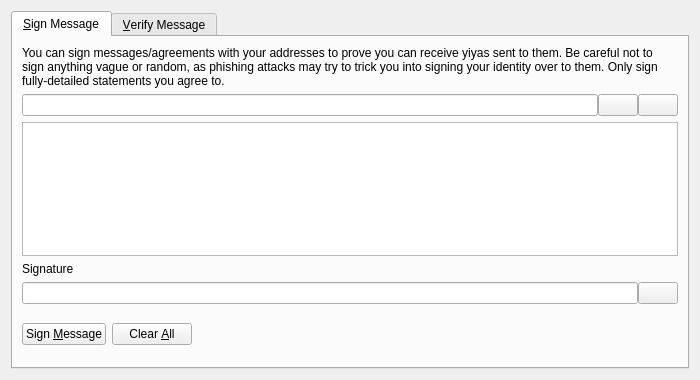
<?xml version="1.0" encoding="UTF-8"?>
<ui version="4.0">
 <class>SignVerifyMessageDialog</class>
 <widget class="QDialog" name="SignVerifyMessageDialog">
  <property name="geometry">
   <rect>
    <x>0</x>
    <y>0</y>
    <width>700</width>
    <height>380</height>
   </rect>
  </property>
  <property name="windowTitle">
   <string>Signatures - Sign / Verify a Message</string>
  </property>
  <property name="modal">
   <bool>true</bool>
  </property>
  <layout class="QVBoxLayout" name="verticalLayout">
   <item>
    <widget class="QTabWidget" name="tabWidget">
     <property name="currentIndex">
      <number>0</number>
     </property>
     <widget class="QWidget" name="tabSignMessage">
      <attribute name="title">
       <string>&amp;Sign Message</string>
      </attribute>
      <layout class="QVBoxLayout" name="verticalLayout_SM">
       <item>
        <widget class="QLabel" name="infoLabel_SM">
         <property name="text">
          <string>You can sign messages/agreements with your addresses to prove you can receive yiyas sent to them. Be careful not to sign anything vague or random, as phishing attacks may try to trick you into signing your identity over to them. Only sign fully-detailed statements you agree to.</string>
         </property>
         <property name="textFormat">
          <enum>Qt::PlainText</enum>
         </property>
         <property name="wordWrap">
          <bool>true</bool>
         </property>
        </widget>
       </item>
       <item>
        <layout class="QHBoxLayout" name="horizontalLayout_1_SM">
         <property name="spacing">
          <number>0</number>
         </property>
         <item>
          <widget class="QValidatedLineEdit" name="addressIn_SM">
           <property name="toolTip">
            <string>The Yiya address to sign the message with</string>
           </property>
          </widget>
         </item>
         <item>
          <widget class="QPushButton" name="addressBookButton_SM">
           <property name="toolTip">
            <string>Choose previously used address</string>
           </property>
           <property name="text">
            <string/>
           </property>
           <property name="icon">
            <iconset resource="../yiya.qrc">
             <normaloff>:/icons/address-book</normaloff>:/icons/address-book</iconset>
           </property>
           <property name="shortcut">
            <string>Alt+A</string>
           </property>
           <property name="autoDefault">
            <bool>false</bool>
           </property>
          </widget>
         </item>
         <item>
          <widget class="QPushButton" name="pasteButton_SM">
           <property name="toolTip">
            <string>Paste address from clipboard</string>
           </property>
           <property name="text">
            <string/>
           </property>
           <property name="icon">
            <iconset resource="../yiya.qrc">
             <normaloff>:/icons/editpaste</normaloff>:/icons/editpaste</iconset>
           </property>
           <property name="shortcut">
            <string>Alt+P</string>
           </property>
           <property name="autoDefault">
            <bool>false</bool>
           </property>
          </widget>
         </item>
        </layout>
       </item>
       <item>
        <widget class="QPlainTextEdit" name="messageIn_SM">
         <property name="toolTip">
          <string>Enter the message you want to sign here</string>
         </property>
        </widget>
       </item>
       <item>
        <widget class="QLabel" name="signatureLabel_SM">
         <property name="text">
          <string>Signature</string>
         </property>
         <property name="textFormat">
          <enum>Qt::PlainText</enum>
         </property>
        </widget>
       </item>
       <item>
        <layout class="QHBoxLayout" name="horizontalLayout_2_SM">
         <property name="spacing">
          <number>0</number>
         </property>
         <item>
          <widget class="QLineEdit" name="signatureOut_SM">
           <property name="font">
            <font>
             <italic>true</italic>
            </font>
           </property>
           <property name="readOnly">
            <bool>true</bool>
           </property>
          </widget>
         </item>
         <item>
          <widget class="QPushButton" name="copySignatureButton_SM">
           <property name="toolTip">
            <string>Copy the current signature to the system clipboard</string>
           </property>
           <property name="text">
            <string/>
           </property>
           <property name="icon">
            <iconset resource="../yiya.qrc">
             <normaloff>:/icons/editcopy</normaloff>:/icons/editcopy</iconset>
           </property>
           <property name="autoDefault">
            <bool>false</bool>
           </property>
          </widget>
         </item>
        </layout>
       </item>
       <item>
        <layout class="QHBoxLayout" name="horizontalLayout_3_SM">
         <item>
          <widget class="QPushButton" name="signMessageButton_SM">
           <property name="toolTip">
            <string>Sign the message to prove you own this Yiya address</string>
           </property>
           <property name="text">
            <string>Sign &amp;Message</string>
           </property>
           <property name="icon">
            <iconset resource="../yiya.qrc">
             <normaloff>:/icons/edit</normaloff>:/icons/edit</iconset>
           </property>
           <property name="autoDefault">
            <bool>false</bool>
           </property>
          </widget>
         </item>
         <item>
          <widget class="QPushButton" name="clearButton_SM">
           <property name="toolTip">
            <string>Reset all sign message fields</string>
           </property>
           <property name="text">
            <string>Clear &amp;All</string>
           </property>
           <property name="icon">
            <iconset resource="../yiya.qrc">
             <normaloff>:/icons/remove</normaloff>:/icons/remove</iconset>
           </property>
           <property name="autoDefault">
            <bool>false</bool>
           </property>
          </widget>
         </item>
         <item>
          <spacer name="horizontalSpacer_1_SM">
           <property name="orientation">
            <enum>Qt::Horizontal</enum>
           </property>
           <property name="sizeHint" stdset="0">
            <size>
             <width>40</width>
             <height>48</height>
            </size>
           </property>
          </spacer>
         </item>
         <item>
          <widget class="QLabel" name="statusLabel_SM">
           <property name="font">
            <font>
             <weight>75</weight>
             <bold>true</bold>
            </font>
           </property>
           <property name="text">
            <string/>
           </property>
           <property name="wordWrap">
            <bool>true</bool>
           </property>
          </widget>
         </item>
         <item>
          <spacer name="horizontalSpacer_2_SM">
           <property name="orientation">
            <enum>Qt::Horizontal</enum>
           </property>
           <property name="sizeHint" stdset="0">
            <size>
             <width>40</width>
             <height>48</height>
            </size>
           </property>
          </spacer>
         </item>
        </layout>
       </item>
      </layout>
     </widget>
     <widget class="QWidget" name="tabVerifyMessage">
      <attribute name="title">
       <string>&amp;Verify Message</string>
      </attribute>
      <layout class="QVBoxLayout" name="verticalLayout_VM">
       <item>
        <widget class="QLabel" name="infoLabel_VM">
         <property name="text">
          <string>Enter the receiver's address, message (ensure you copy line breaks, spaces, tabs, etc. exactly) and signature below to verify the message. Be careful not to read more into the signature than what is in the signed message itself, to avoid being tricked by a man-in-the-middle attack. Note that this only proves the signing party receives with the address, it cannot prove sendership of any transaction!</string>
         </property>
         <property name="textFormat">
          <enum>Qt::PlainText</enum>
         </property>
         <property name="alignment">
          <set>Qt::AlignLeading|Qt::AlignLeft|Qt::AlignTop</set>
         </property>
         <property name="wordWrap">
          <bool>true</bool>
         </property>
        </widget>
       </item>
       <item>
        <layout class="QHBoxLayout" name="horizontalLayout_1_VM">
         <property name="spacing">
          <number>0</number>
         </property>
         <item>
          <widget class="QValidatedLineEdit" name="addressIn_VM">
           <property name="toolTip">
            <string>The Yiya address the message was signed with</string>
           </property>
          </widget>
         </item>
         <item>
          <widget class="QPushButton" name="addressBookButton_VM">
           <property name="toolTip">
            <string>Choose previously used address</string>
           </property>
           <property name="text">
            <string/>
           </property>
           <property name="icon">
            <iconset resource="../yiya.qrc">
             <normaloff>:/icons/address-book</normaloff>:/icons/address-book</iconset>
           </property>
           <property name="shortcut">
            <string>Alt+A</string>
           </property>
           <property name="autoDefault">
            <bool>false</bool>
           </property>
          </widget>
         </item>
        </layout>
       </item>
       <item>
        <widget class="QPlainTextEdit" name="messageIn_VM"/>
       </item>
       <item>
        <widget class="QValidatedLineEdit" name="signatureIn_VM"/>
       </item>
       <item>
        <layout class="QHBoxLayout" name="horizontalLayout_2_VM">
         <item>
          <widget class="QPushButton" name="verifyMessageButton_VM">
           <property name="toolTip">
            <string>Verify the message to ensure it was signed with the specified Yiya address</string>
           </property>
           <property name="text">
            <string>Verify &amp;Message</string>
           </property>
           <property name="icon">
            <iconset resource="../yiya.qrc">
             <normaloff>:/icons/transaction_0</normaloff>:/icons/transaction_0</iconset>
           </property>
           <property name="autoDefault">
            <bool>false</bool>
           </property>
          </widget>
         </item>
         <item>
          <widget class="QPushButton" name="clearButton_VM">
           <property name="toolTip">
            <string>Reset all verify message fields</string>
           </property>
           <property name="text">
            <string>Clear &amp;All</string>
           </property>
           <property name="icon">
            <iconset resource="../yiya.qrc">
             <normaloff>:/icons/remove</normaloff>:/icons/remove</iconset>
           </property>
           <property name="autoDefault">
            <bool>false</bool>
           </property>
          </widget>
         </item>
         <item>
          <spacer name="horizontalSpacer_1_VM">
           <property name="orientation">
            <enum>Qt::Horizontal</enum>
           </property>
           <property name="sizeHint" stdset="0">
            <size>
             <width>40</width>
             <height>48</height>
            </size>
           </property>
          </spacer>
         </item>
         <item>
          <widget class="QLabel" name="statusLabel_VM">
           <property name="font">
            <font>
             <weight>75</weight>
             <bold>true</bold>
            </font>
           </property>
           <property name="text">
            <string/>
           </property>
           <property name="wordWrap">
            <bool>true</bool>
           </property>
          </widget>
         </item>
         <item>
          <spacer name="horizontalSpacer_2_VM">
           <property name="orientation">
            <enum>Qt::Horizontal</enum>
           </property>
           <property name="sizeHint" stdset="0">
            <size>
             <width>40</width>
             <height>48</height>
            </size>
           </property>
          </spacer>
         </item>
        </layout>
       </item>
      </layout>
     </widget>
    </widget>
   </item>
  </layout>
 </widget>
 <customwidgets>
  <customwidget>
   <class>QValidatedLineEdit</class>
   <extends>QLineEdit</extends>
   <header>qvalidatedlineedit.h</header>
  </customwidget>
 </customwidgets>
 <resources>
  <include location="../yiya.qrc"/>
 </resources>
 <connections/>
</ui>
